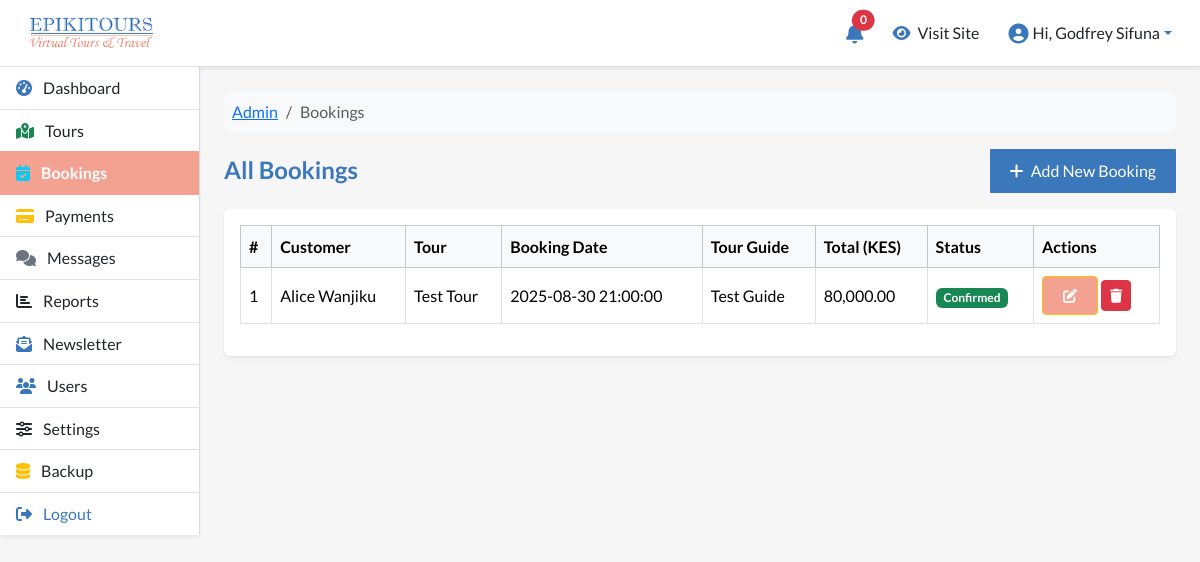
The app's page /manage/bookings/ (signed in) with its own data.
### tables this page shows
CREATE TABLE `epi_bookings` (
  `id` bigint NOT NULL,
  `customer_id` bigint NOT NULL,
  `tour_id` bigint NOT NULL,
  `booking_date` timestamp NOT NULL DEFAULT CURRENT_TIMESTAMP,
  `tour_guide` bigint NOT NULL,
  `total_amount` decimal(10,2) NOT NULL DEFAULT '0.00',
  `status` enum('pending','confirmed','canceled') DEFAULT 'pending',
  `confirmation_code` varchar(100) DEFAULT NULL
);

CREATE TABLE `epi_users` (
  `id` bigint NOT NULL,
  `first_name` varchar(100) NOT NULL,
  `last_name` varchar(100) NOT NULL,
  `email` varchar(150) NOT NULL,
  `password` varchar(255) NOT NULL,
  `phone` varchar(30) DEFAULT NULL,
  `user_role` enum('admin','guide','visitor') NOT NULL DEFAULT 'visitor',
  `profile_picture` varchar(255) DEFAULT NULL,
  `email_verified` tinyint(1) DEFAULT '0',
  `verification_token` varchar(255) DEFAULT NULL,
  `status` enum('dormant','active') NOT NULL DEFAULT 'active',
  `password_reset_token` varchar(255) DEFAULT NULL,
  `password_reset_expires` datetime DEFAULT NULL,
  `last_login` timestamp NULL DEFAULT NULL,
  `created_at` timestamp NOT NULL DEFAULT CURRENT_TIMESTAMP,
  `updated_at` timestamp NOT NULL DEFAULT CURRENT_TIMESTAMP ON UPDATE CURRENT_TIMESTAMP
);

CREATE TABLE `epi_tours` (
  `id` bigint NOT NULL,
  `title` varchar(255) NOT NULL,
  `slug` varchar(255) NOT NULL,
  `description` text,
  `start_date` date NOT NULL,
  `end_date` date NOT NULL,
  `start_time` time NOT NULL,
  `end_time` time NOT NULL,
  `location` varchar(255) DEFAULT NULL,
  `youtube_link` varchar(255) DEFAULT NULL,
  `marzipano_path` varchar(255) DEFAULT NULL,
  `jitsi_link` varchar(255) DEFAULT NULL,
  `preview_thumbnail` varchar(255) DEFAULT NULL,
  `agent_id` bigint DEFAULT NULL,
  `status` enum('upcoming','ongoing','completed','canceled') DEFAULT 'upcoming',
  `created_by` bigint NOT NULL,
  `updated_by` bigint DEFAULT NULL,
  `created_at` timestamp NOT NULL DEFAULT CURRENT_TIMESTAMP,
  `updated_at` timestamp NOT NULL DEFAULT CURRENT_TIMESTAMP ON UPDATE CURRENT_TIMESTAMP
);

### manage/bookings/index.php (the view, shortened to what this page needs)
<?php
require_once __DIR__ . '/../../config/database.php';
try {
    $stmt = $pdo->query("
        SELECT
            b.id,
            b.booking_date,
            b.total_amount,
            b.status,
            b.confirmation_code,
            c.first_name AS customer_first,
            c.last_name AS customer_last,
            g.first_name AS guide_first,
            g.last_name AS guide_last,
            t.title AS tour_title
        FROM epi_bookings b
        JOIN epi_users c ON b.customer_id = c.id
        JOIN epi_users g ON b.tour_guide = g.id
        JOIN epi_tours t ON b.tour_id = t.id
        ORDER BY b.booking_date DESC
    ");
    $bookings = $stmt->fetchAll(PDO::FETCH_ASSOC);
} catch (PDOException $e) {
    die('Error fetching bookings: ' . $e->getMessage());
}
?>
<nav aria-label="breadcrumb">
    <ol class="breadcrumb bg-light p-2 rounded mb-3">
        <li class="breadcrumb-item"><a href="<?= BASE_URL ?>dashboard">Admin</a></li>
        <li class="breadcrumb-item active" aria-current="page">Bookings</li>
    </ol>
</nav>
<div class="d-flex justify-content-between align-items-center mb-3">
    <h4 class="mb-0">All Bookings</h4>
    <a href="<?= BASE_URL ?>bookings/add-booking.php" class="btn btn-primary">
        <i class="fas fa-plus me-1"></i> Add New Booking
    </a>
</div>
<div class="card shadow-sm border-0">
    <div class="card-body">
        <div class="table-responsive">
            <table class="table table-bordered align-middle table-hover">
                <thead class="table-light">
                    <tr>
                        <th>#</th>
                        <th>Customer</th>
                        <th>Tour</th>
                        <th>Booking Date</th>
                        <th>Tour Guide</th>
                        <th>Total (KES)</th>
                        <th>Status</th>
                        <th>Actions</th>
                    </tr>
                </thead>
                <tbody>
                    <?php if (!empty($bookings)): ?>
                        <?php foreach ($bookings as $index => $booking): ?>
                            <tr>
                                <td><?= $index + 1 ?></td>
                                <td><?= htmlspecialchars($booking['customer_first'] . ' ' . $booking['customer_last']) ?></td>
                                <td><?= htmlspecialchars($booking['tour_title']) ?></td>
                                <td><?= htmlspecialchars($booking['booking_date']) ?></td>
                                <td><?= htmlspecialchars($booking['guide_first'] . ' ' . $booking['guide_last']) ?></td>
                                <td><?= number_format($booking['total_amount'], 2) ?></td>
                                <td>
                                    <?php
                                    $statusClass = match ($booking['status']) {
                                        'pending' => 'warning',
                                        'confirmed' => 'success',
                                        'cancelled' => 'danger',
                                        default => 'secondary'
                                    };
                                    ?>
                                    <span class="badge bg-<?= $statusClass ?>">
                                        <?= ucfirst($booking['status']) ?>
                                    </span>
                                </td>
                                <td>
                                    <a href="<?= BASE_URL ?>bookings/edit-booking.php?id=<?= $booking['id'] ?>"
                                       class="btn btn-sm btn-warning">
                                        <i class="fas fa-edit"></i>
                                    </a>
                                    <button type="button"
                                            class="btn btn-sm btn-danger"
                                            data-bs-toggle="modal"
                                            data-bs-target="#deleteModal"
                                            data-booking-id="<?= $booking['id'] ?>"
                                            data-customer-name="<?= htmlspecialchars($booking['customer_first'].' '.$booking['customer_last']) ?>">
                                        <i class="fas fa-trash"></i>
                                    </button>
                                </td>
                            </tr>
                        <?php endforeach; ?>
                    <?php else: ?>
                        <tr>
                            <td colspan="8" class="text-center text-muted">No bookings found.</td>
                        </tr>
                    <?php endif; ?>
                </tbody>
            </table>
        </div>
    </div>
</div>
<?php
include BASE_PATH . 'layouts/admin-layout.php';

### manage/css/custom.css (style rules this page uses)
:root { --primary-color: #3a78bb; --secondary-color: #f3a292; --tertiary-color: #E0F7FA; --white-color: #ffffff; --black-color: #000000; --pale-grey: #f6f6f6; --dark-grey: #333333; }
body { font-family: 'lato', sans-serif; background-color: var(--pale-grey); color: var(--black-color); margin: 0; padding: 0; line-height: 1.6; }
.btn-primary { background-color: var(--primary-color); color: var(--white-color); border: none; padding: 10px 20px; border-radius: 1px; transition: background-color 0.3s ease; }
.btn-warning { background-color: var(--secondary-color); color: var(--white-color); font-weight: bold; padding: 8px 20px; transition: background-color 0.3s ease; }
html { scroll-behavior: smooth; }
h4 { font-weight: 600; color: var(--primary-color); }
.bg-light { transition: box-shadow 0.3s ease-in-out; }
.card { transition: transform 0.4s ease-in-out, box-shadow 0.3s ease-in-out; }
.btn-primary { background-color: var(--primary-color); border-color: var(--primary-color); transition: background-color 0.3s ease-in-out, transform 0.2s ease; }

### records on screen
epi_bookings: customer.last_name "Alice Wanjiku", tour.title "Test Tour", booking_date "2025-08-30 21:00:00", tour_guide.last_name "Test Guide", total_amount "80,000.00", status "Confirmed"

### other values on screen
$unreadCount "0"
$_SESSION['user_name'] "Godfrey Sifuna"
